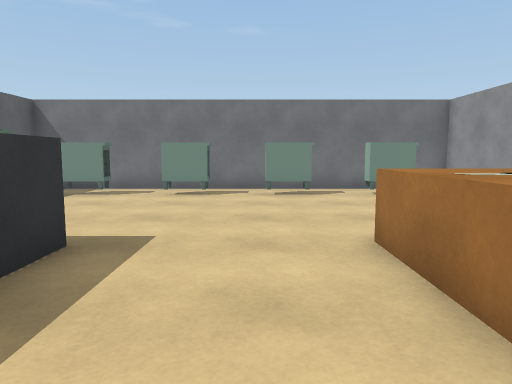
view 1 (above)

16 first-person views from a walk through a scene from a Unity 3-D project. The camera is 1.2 m above the floor, tilts 6° down and sees 70° across. The floor is counted in squares, 1 m on a side. Each view is taken from the middle of a square. On the plan, view 1 faces up. The plan holds only what a view shows up to about 15 squares ahead; the rest is blank. The player character is not drawn. Some animated figures are left out.

view 2
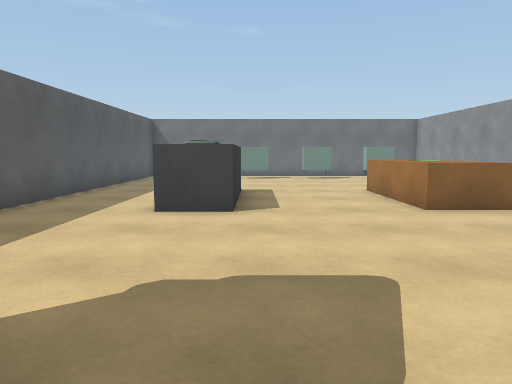

view 3
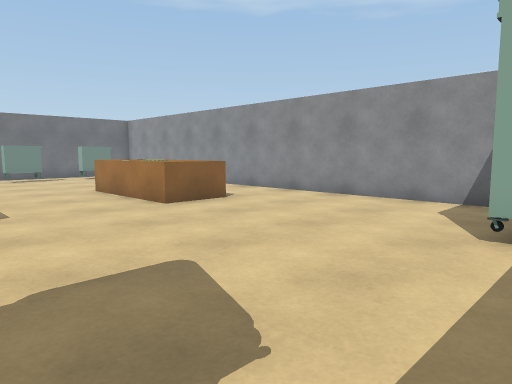

view 4
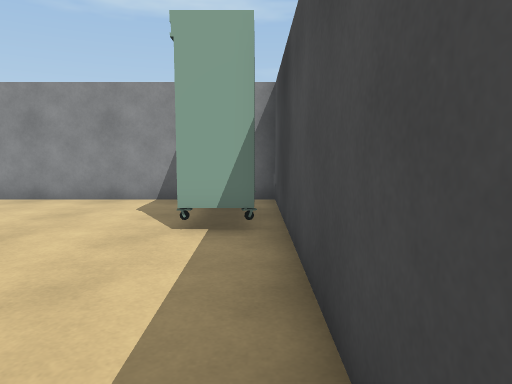

view 5
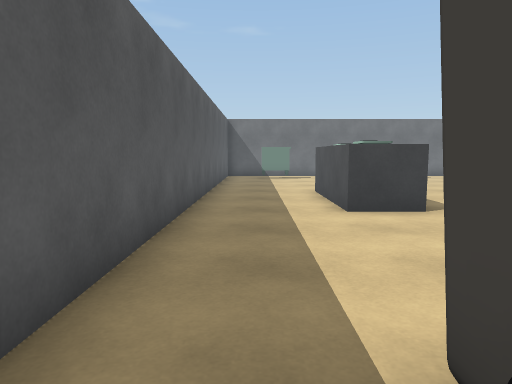

view 6
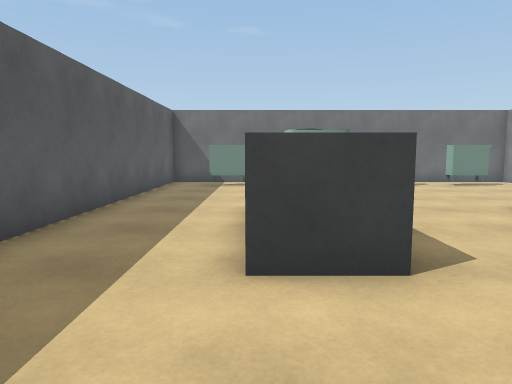

view 7
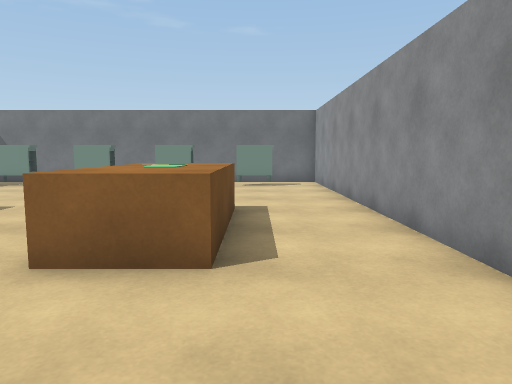

view 8
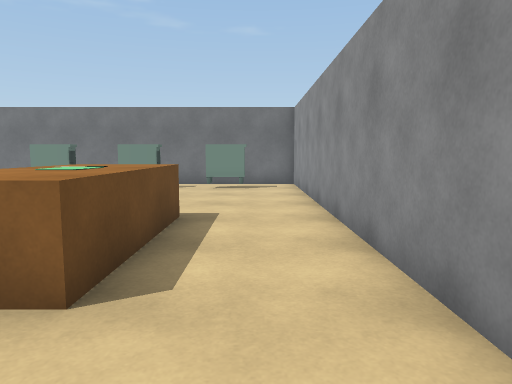

view 9
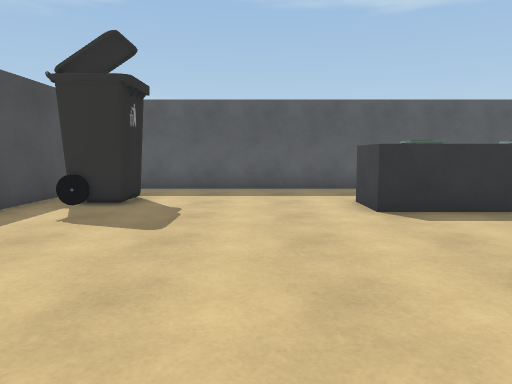

view 10
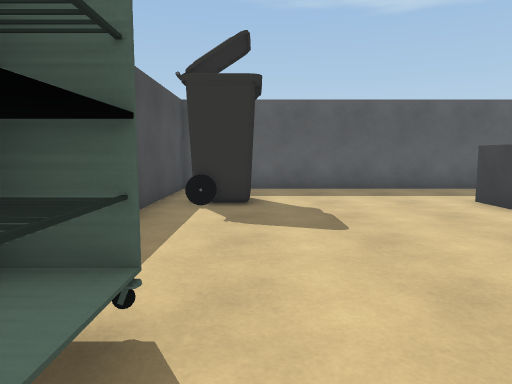

view 11
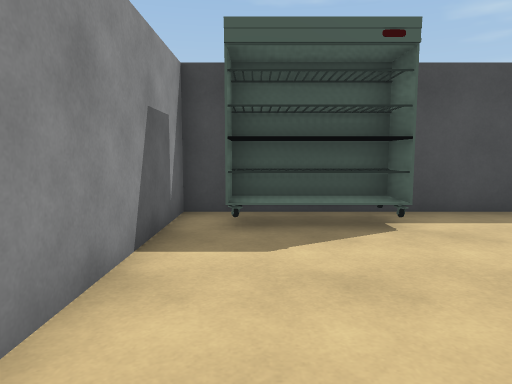

view 12
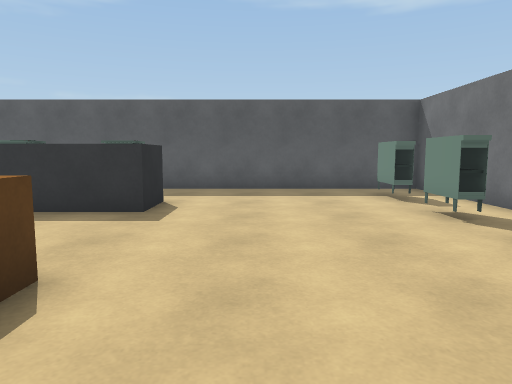

view 13
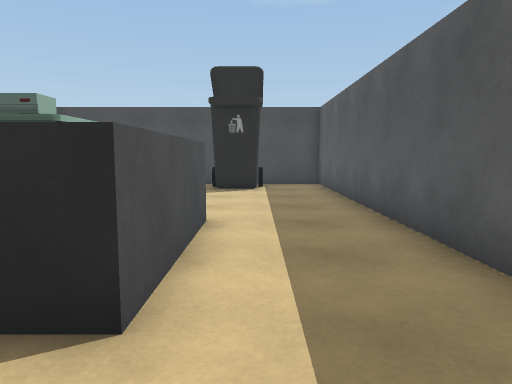

view 14
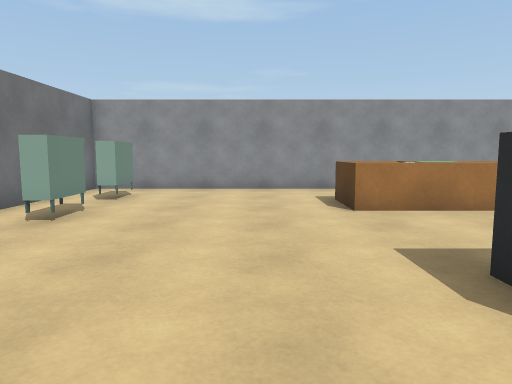

view 15
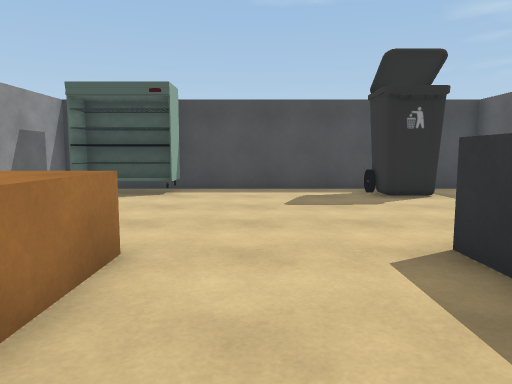

view 16
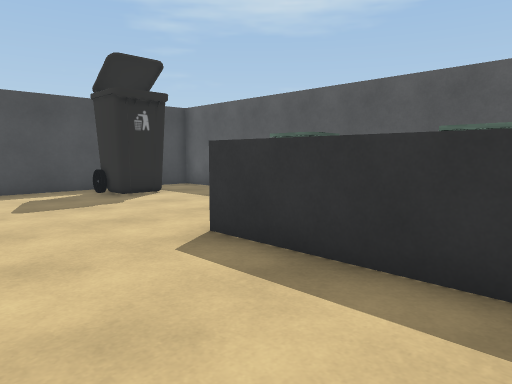

### Floor plan
Points are (right, up) in squares from view 1. A wall is a line through its corners. A room is listed if a view was taken in it or the views show most of it. See-through windows are left out.
Room 1 (views 1, 2, 3, 4, 6, 7, 8, 9, 10, 11, 12, 13, 14, 15, 16)
walls: (-1.4, 10.6) (-2.8, 10.6); (1.8, 10.6) (0.3, 10.6); (-1.4, 11) (-2.2, 11); (-5.1, -5.7) (-5.1, -5.1) (-3.6, -5.1) (-3.6, -6.6); (-4.4, 10.6) (-5.8, 10.6); (4.8, 10.6) (3.3, 10.6); (-4.4, 11) (-5.5, 11); (-2.5, 12.5) (-7.5, 12.5) (-7.5, -6.5); (-5.5, -7.5) (6.5, -7.5) (6.5, 12.5) (3.5, 12.5)
ways out: opening at (-6.5, -5.5) to room 2; opening at (-4.5, -7) to room 2; opening at (1, 11) to room 3; opening at (2.5, 12) to room 3; gap at (-0.5, 11) to room 3; gap at (2.5, 11) to room 3; opening at (-3.5, 12) to room 4; opening at (-2, 11) to room 4; gap at (-3.5, 11)
objects: other object (-4, 1) to (-3, 5); other object (2, 1) to (3, 5); other object (3, -6) to (5, -6)
Room 2 (view 5)
walls: (-7.5, -6.5) (-7.5, -7.5) (-5.5, -7.5)
ways out: opening at (-6.5, -5.5) to room 1; opening at (-4.5, -7) to room 1
Room 3 (no view inside)
walls: (3.5, 12.5) (-1.5, 12.5)
ways out: opening at (1, 11) to room 1; opening at (2.5, 12) to room 1; gap at (-0.5, 11) to room 1; gap at (2.5, 11) to room 1; opening at (-0.5, 12) to room 4
Room 4 (no view inside)
walls: (-1.5, 12.5) (-2.5, 12.5)
ways out: opening at (-3.5, 12) to room 1; opening at (-2, 11) to room 1; opening at (-0.5, 12) to room 3

Positions as (right, up) in squares from view 1, and headings:
1: (0, 0), facing up
2: (-2, -7), facing up
3: (-3, -7), facing up-right
4: (-3, -7), facing right
5: (-6, -7), facing up
6: (-4, -3), facing up
7: (4, -3), facing up
8: (5, -2), facing up
9: (5, -2), facing left
10: (5, -5), facing left
11: (5, 0), facing down
12: (5, 7), facing left
13: (-5, 7), facing down
14: (-6, 7), facing right
15: (0, 5), facing down
16: (1, 5), facing down-left
